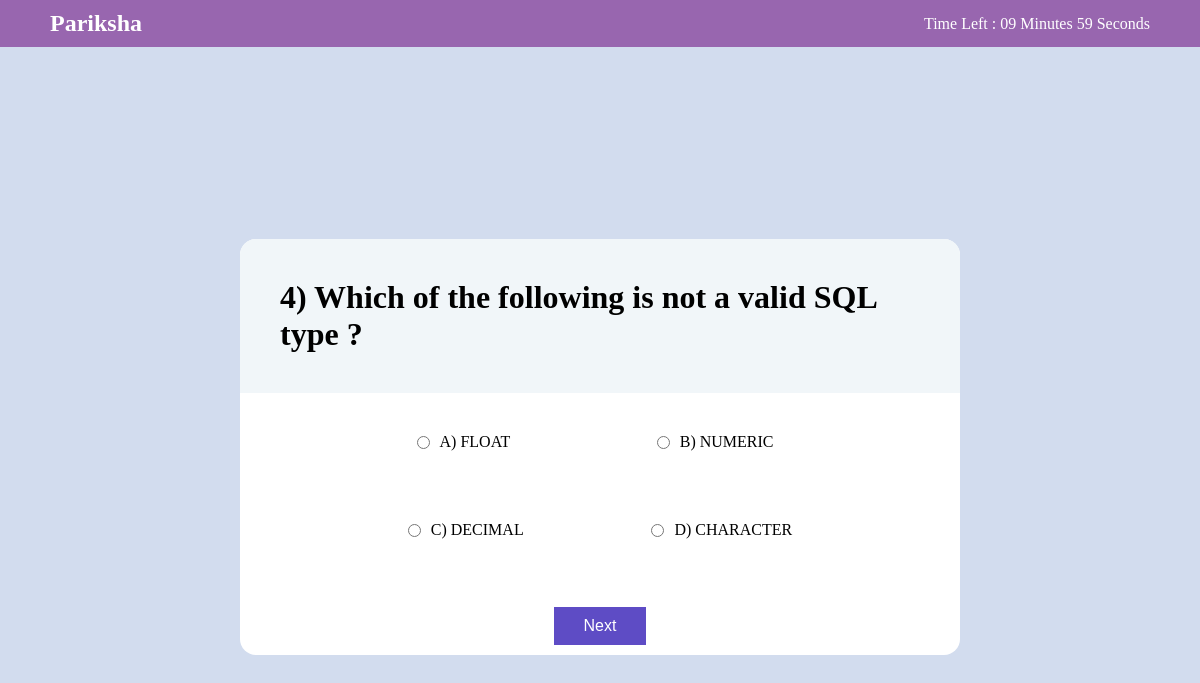
/qn/?page=4, run on the app's committed database.
### Examapp/models.py (models this page shows)
class Question(models.Model):
    qid=models.CharField(max_length= 255,null='false')
    question=models.CharField(max_length= 255,null='false')
    option1=models.CharField(max_length=255,null='false')
    option2=models.CharField(max_length=255,null='false')
    option3=models.CharField(max_length=255,null='false')
    option4=models.CharField(max_length=255,null='false')
    correctans=models.CharField(max_length=255,null='false')

### Examapp/views.py (the view)
# urls.py: path('qn/',views.qn,name='qn'),
def qn(request):
    qus = Question.objects.all()
    paginator = Paginator(qus,1)
    try:
        page= int(request.GET.get('page','1'))
    except:
        page = 1
    try:
        questions=paginator.page(page)
    except(EmptyPage,InvalidPage):
        questions=paginator.page(paginator.num_pages)
    return render(request,"index.html",{"qus":qus,'questions':questions})

### templates/index.html (shortened to what this page needs)
<!DOCTYPE html>
<html lang="en">
<head>
    <link rel="stylesheet" href="/static/exam.css" />
    {% load static%}
</head>
<body>
    <nav>
        <div class="logo">
            <h1 style="font-family: cursive;">Pariksha</h1>
        </div>
        <div id="total-time-left" align="center"> </div>
    </nav>
    <div class="container">
        <div class="card">
            {% for i in questions %}
            <div class="question">
                <h1>
                    {{i.qid}}) {{i.question}} ?
                </h1>
            </div>
            <form action="/qn?name=">
                <div class="answer">
                    <div class="row">
                        <div class="option">
                            <input type="radio" id="myRadio1" class="rb" name="name" id="Option1" value="{{i.option1}}"> A)
                            {{i.option1}}</p>
                        </div>
                        <div class="option">
                            <input type="radio" id="myRadio2" class="rb" name="name" id="Option2" value="{{i.option2}}"> B)
                            {{i.option2}}</p>
                        </div>
                    </div>
                    <div class="row">
                        <div class="option">
                            <input type="radio" id="myRadio3" class="rb" name="name" id="Option3" value="{{i.option3}}"> C)
                            {{i.option3}}
                        </div>
                        <div class="option">
                            <input type="radio" id="myRadio4" class="rb" name="name" id="Option4" value="{{i.option4}}"> D)
                            {{i.option4}}
                        </div>
                    </div>
                </div>
                 <br>
        </form>
{% endfor %}
 <div class="row">
                {% if questions.has_next %}
                <a href="?page={{questions.next_page_number}}">
                        <button id="save_ans" >
                        Next
                    </button> </a>
                {%else%}
                <a href="/result/">
                    <button id="submitans">
                        Submit Answer
                    </button> </a>
                {%endif%}
            </div>
        </div>
    </div>
</body>
</html>

### static/exam.css (style rules this page uses)
* { margin: 0; padding: 0; box-sizing: border-box; }
:root { --main-color: #5e4cc5; --sec-color: #d2dcee; --third-color: #f1f6f9; }
nav { background-color: rgb(152, 102, 175); color: white; width: 100%; padding: 10px 50px; display: flex; justify-content: space-between; align-items: center; position: sticky; top: 0; }
.container { background-color: var(--sec-color); width: 100%; height: 100vh; display: flex; justify-content: center; align-items: center; }
.card { background-color: white; border-radius: 1rem; width: 60%; height: auto; }
.question { padding: 40px; background-color: var(--third-color); border-radius: 1rem 1rem 0 0; }
.answer { padding: 40px; display: flex; flex-direction: column; justify-content: space-evenly; align-items: center; gap: 70px; }
.row { width: 100%; display: flex; justify-content: space-evenly; align-items: center; }
.option { display: flex; justify-content: center; align-items: center; gap: 10px; }
button { border: none; background-color: var(--main-color); color: white; padding: 10px 30px; font-size: 16px; margin: 10px; }

### data on the page
Question: qid "4", question "Which of the following is not a valid SQL type", option1 "FLOAT", option2 "NUMERIC", option3 "DECIMAL", option4 "CHARACTER"
